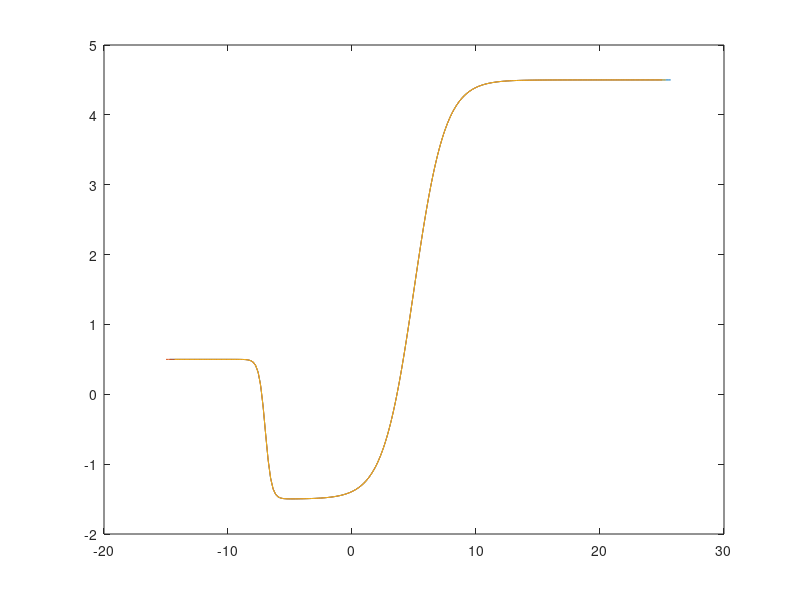

This figure's MATLAB source:
fileID = fopen('out.txt','w');
x_training = linspace(-14.7,25.7,200);
x_validation = linspace(-15,25,200);
x_testing = linspace(-14.3,25.3,200);

f = @(x) 0.5 - 2./(1+e.^(-(4*x+28))) + 6./(1+e.^(-(0.8*x-4)))
y_training=f(x_training);
y_validation=f(x_validation);
y_testing=f(x_testing);

figure();
plot(x_training,y_training);
hold on;
plot(x_validation,y_validation);
plot(x_testing,y_testing);

# Lets print them out like a C array so we can paste them into the program
function [] = print_c_arr(fileID,name,vector)
  fprintf(fileID,'double %s[] = { \n',name);
  for n = 1:length(vector)
    if n == length(vector)
      fprintf(fileID,'%E',vector(n));
    else
      fprintf(fileID,'%E,\n',vector(n));
    end 
  end
  fprintf(fileID,'\n};\n');
end

fprintf(fileID,'double training_size = %d\ndouble training_input_min=%E\ndouble training_input_max=%E\n',length(x_training),min(x_training),max(x_training));
fprintf(fileID,'double training_output_min=%E\ndouble training_output_max=%E\n',min(y_training),max(y_training));

fprintf(fileID,'double validation_size = %d\ndouble validation_input_min=%E\ndouble validation_input_max=%E\n',length(x_validation),min(x_validation),max(x_validation));
fprintf(fileID,'double validation_output_min=%E\ndouble validation_output_max=%E\n',min(y_validation),max(y_validation));

fprintf(fileID,'double test_size = %d\ndouble test_input_min=%E\ndouble test_input_max=%E\n',length(x_testing),min(x_testing),max(x_testing));
fprintf(fileID,'double test_output_min=%E\ndouble test_output_max=%E\n',min(y_testing),max(y_testing));

print_c_arr(fileID,"training_input",x_training);
print_c_arr(fileID,"training_output",y_training);
print_c_arr(fileID,"validation_input",x_validation);
print_c_arr(fileID,"validation_output",y_validation);
print_c_arr(fileID,"testing_input",x_testing);
print_c_arr(fileID,"testing_output",y_testing);


fclose(fileID);